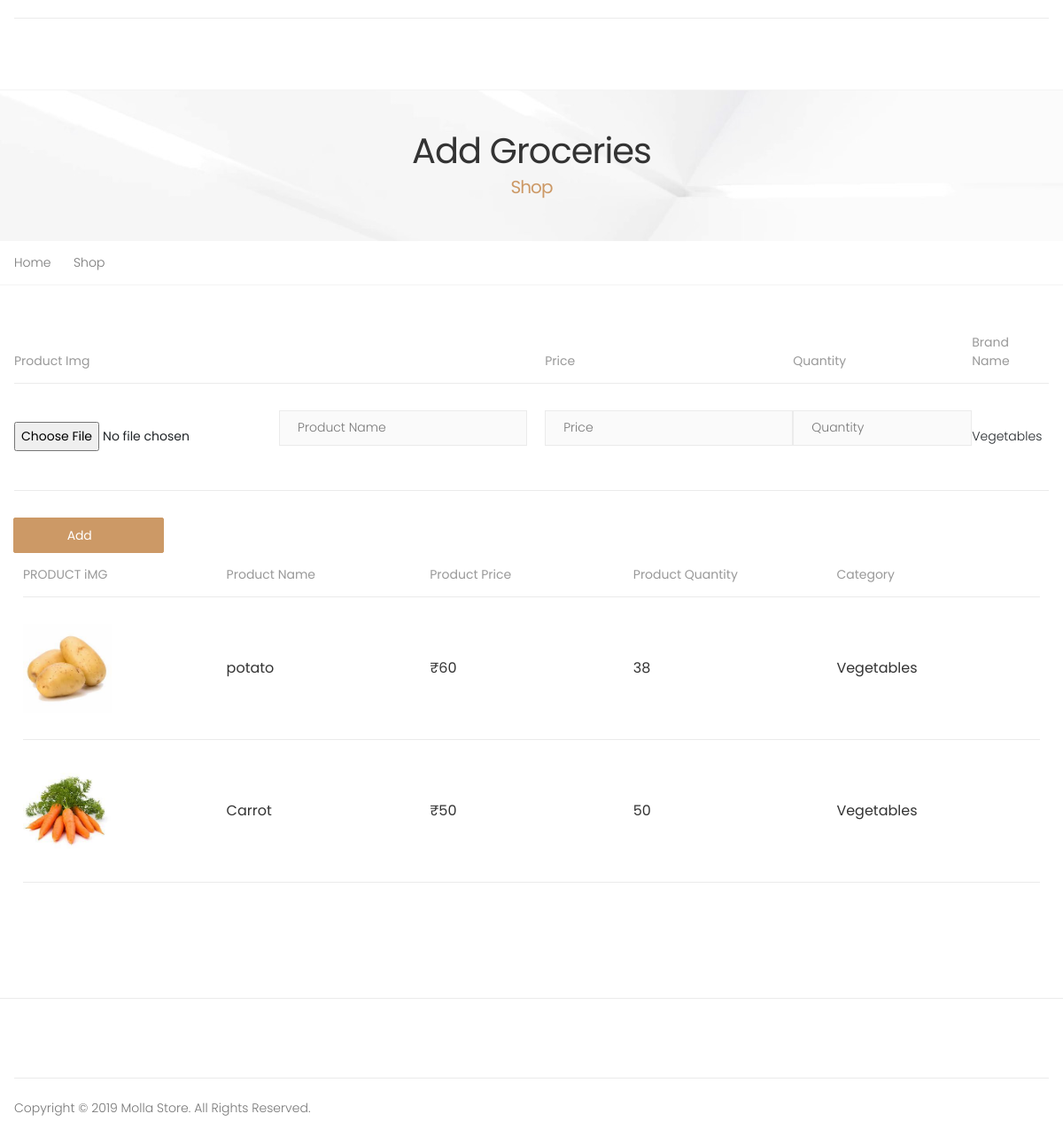
Screenshot of /addpro/Vegetables/ with the database file from the repository.
### myapp/models.py (models this page shows)
class Addproduct(models.Model):
    productimg=models.ImageField(upload_to='images/')
    addcategory=models.CharField(max_length=15)
    productname=models.CharField(max_length=25)
    productprice=models.IntegerField()
    productquantity=models.IntegerField()

### myapp/views.py (the view, shortened to what this page needs)
# urls.py: path('addpro/<str:addcategory>/',views.Addgrocery),
def Addgrocery(request,addcategory):
    prec = Addproduct.objects.filter(addcategory=addcategory)
    return render(request,"admint/ProAdd.html",{"addcategory":addcategory,"prec":prec})

### myapp/templates/admint/ProAdd.html (shortened to what this page needs)
{% load static %}
<!DOCTYPE html>
<html lang="en">
<head>
    <link rel="stylesheet" href="{% static 'assets/css/bootstrap.min.css' %}">
    <link rel="stylesheet" href="{% static 'assets/css/style.css' %}">
</head>
<body>
    <div class="page-wrapper">
        <header class="header">
            <div class="header-top">
                <div class="container">
                    <div class="header-right">
                        <ul class="top-menu">
                            <li>
                                <ul>
                                    <li><a href="#" data-toggle="modal"><i class="icon-user"></i></a></li>
                                </ul>
                            </li>
                        </ul>
                    </div>
                </div>
            </div>
            <div class="header-middle sticky-header">
                <div class="container">
                    <div class="header-right">
                        <div class="header-search">
                            <a href="#" class="search-toggle" role="button" title="Search"><i class="icon-search"></i></a>
                        </div>
                    </div>
                </div>
            </div>
        </header>
        <main class="main">
        	<div class="page-header text-center" style="background-image: url('{% static 'assets/images/page-header-bg.jpg' %}')">
        		<div class="container">
        			<h1 class="page-title">Add Groceries<span>Shop</span></h1>
        		</div>
        	</div>
            <nav aria-label="breadcrumb" class="breadcrumb-nav">
                <div class="container">
                    <ol class="breadcrumb">
                        <li class="breadcrumb-item"><a href="#">Home</a></li>
                        <li class="breadcrumb-item"><a href="#">Shop</a></li>
                    </ol>
                </div>
            </nav>
            <div class="page-content">
                <form action="/addpro/{{addcategory}}/" method="post" enctype="multipart/form-data">
            	        <div class="container">
					        <table class="table table-wishlist table-mobile">
						        <thead>
							        <tr>
								        <th>Product Img</th>
								        <th>Price</th>
								        <th>Quantity</th>
								        <th>Brand Name</th>
							        </tr>
						        </thead>
						    <tbody>
							    <tr>
								    <td class="product-col">
									    <div class="product">
                                            <input type="file"  placeholder="Image"name="t6" aria-label="Brands" required>
                                            <h3 class="product-title">
                                                <input type="text" class="form-control" placeholder="Product Name"name="t8" aria-label="Brands" required>
										    </h3>
									    </div>
								    </td>
								<td>   <input type="text" class="form-control" placeholder="Price" name="t9" aria-label="Brands" required></td>
								<td class="action-col">
                                    <div class="dropdown">
                                        <input type="text" class="form-control" placeholder="Quantity" name="t10"  aria-haspopup="true" aria-expanded="false">
                                    </div>
                                </td>
                                <td>
                                    <div>
                                        {{addcategory}}
                                    </div>
                                </td>
							</tr>
                                </tbody>
					        </table>
                    <div class="input-group-append">
                            <button class="btn btn-primary btn-rounded" type="submit"><span>Add</span><i class="icon-long-arrow-right"></i></button>
                    </div>
                </form>
                <div class="page-content">
                    <div class="container">
                        <table class="table table-wishlist table-mobile">
                            <thead>
							    <tr>
								    <th>PRODUCT iMG</th>
                                    <th>Product Name</th>
                                    <th>Product Price</th>
                                    <th>Product Quantity</th>
                                    <th>Category</th>
                                </tr>
						    </thead>
                            <tbody>
                              {% for i in prec %}
							<tr>
                                <td class="price-col"><img src="{{i.productimg.url}}"width="100" height="100"></td>
                                <td class="price-col">{{i.productname}}</td>
                                <td class="price-col">₹{{i.productprice}}</td>
                                <td class="price-col">{{i.productquantity}}</td>
                                <td class="price-col">{{i.addcategory}}</td>
							</tr>
                                {% endfor %}
                            </tbody>
                        </table>
                    </div>
                </div>
            </div>
        </main>
        <footer class="footer">
        	<div class="footer-middle">
	        </div>
	        <div class="footer-bottom">
	        	<div class="container">
	        		<p class="footer-copyright">Copyright © 2019 Molla Store. All Rights Reserved.</p>
	        	</div>
	        </div>
        </footer>
    </div>
</body>
</html>

### rows the page displays
Addproduct: productimg (picture), productname "potato", productprice "60", productquantity "38", addcategory "Vegetables"
Addproduct: productimg (picture), productname "Carrot", productprice "50", productquantity "50", addcategory "Vegetables"

### other values shown
{{ addcategory }} "Vegetables"
